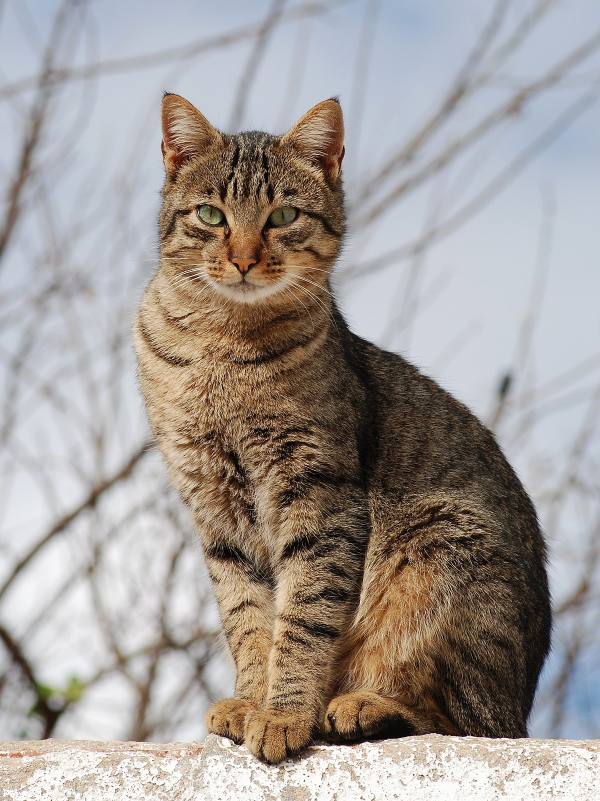
#> input picture examplephotos/CAT.jpg, 1200 x 1602 px (shown at 1/2 size)
$ python main.py
#> lines starting #> are read from the running program, lines starting #| are printed output that depends on the picture
### imagetogray.py
from PIL import Image
def comandlineprogram():
    try:
        a = Image.open(input("Image rout and name: "))
#> the answer given: examplephotos/CAT.jpg
#> a is the input picture: PIL image 1200x1602 RGB; mean R, G, B 161.7, 154.8, 150.5
        uv =a.size[1]
#> uv = 1602
        av =a.size[0]
#> av = 1200
        new_image = a.resize((int(av),int(uv))).convert("L")
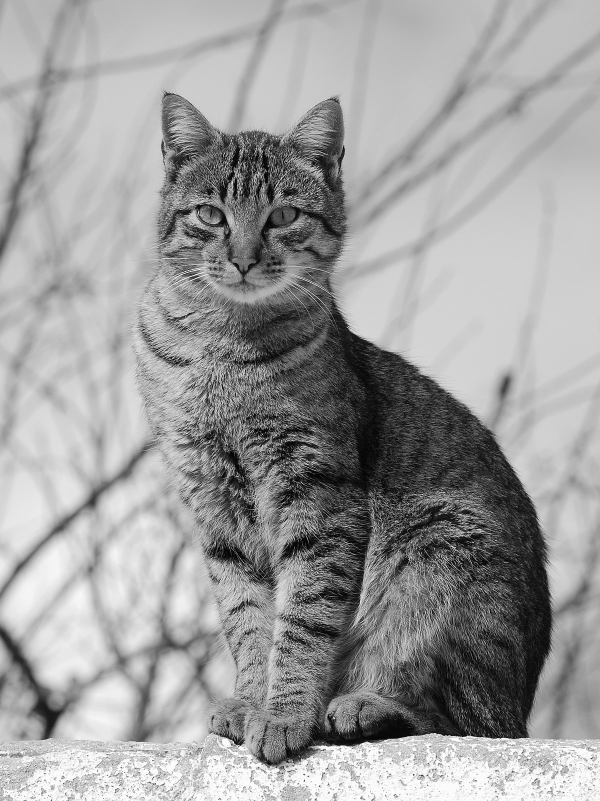
#> new_image: PIL image 1200x1602 L (shown at 1/2 size); min 0, max 255, mean 156.4
        for i in range(new_image.size[0]):
            for j in range(new_image.size[1]):
                gray = new_image.getpixel((i,j))
                if gray > 205:
                    new_image.putpixel((i,j),255)
                elif gray > 155:
                    new_image.putpixel((i,j),180)
                elif gray > 105:
                    new_image.putpixel((i,j),105)
                elif gray > 55:
                    new_image.putpixel((i,j),80)
                else:
                    new_image.putpixel((i,j),30)
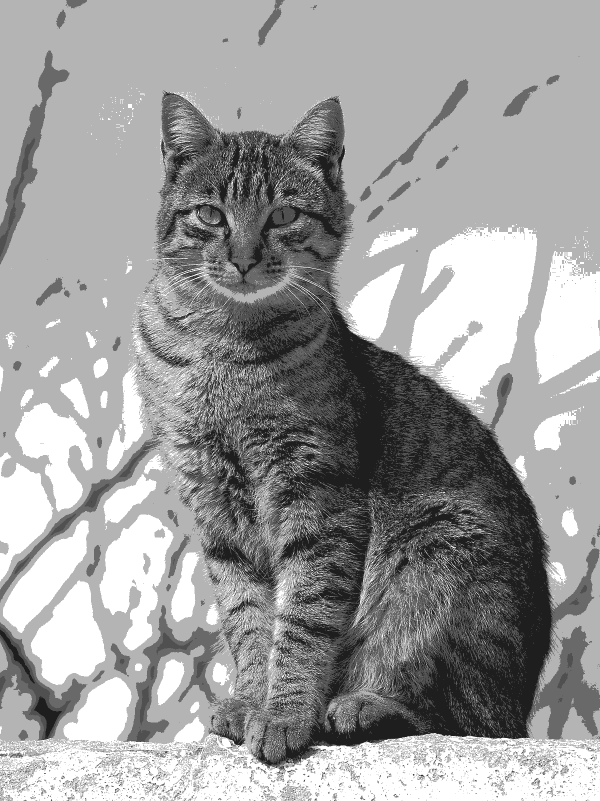
#> new_image: PIL image 1200x1602 L (shown at 1/2 size); min 30, max 255, mean 156.1
        new_image.save('alahuakbar.jpg')
        new_image.putpixel((i,j),230)
    except FileNotFoundError:
        print("File not found")

### main.py
import imagetogray
if __name__ == "__main__":
    imagetogray.comandlineprogram()

$ run again, on examplephotos/pangolin.jfif
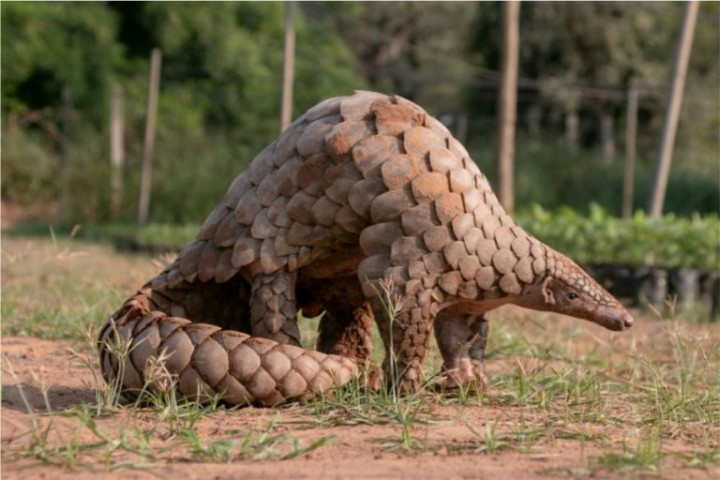
#> input picture examplephotos/pangolin.jfif, 720 x 480 px
#> in comandlineprogram, a is the input picture: PIL image 720x480 RGB; mean R, G, B 113.9, 99, 73.4
#> in comandlineprogram, `new_image = a.resize((int(av),int(uv))).convert("L")`:
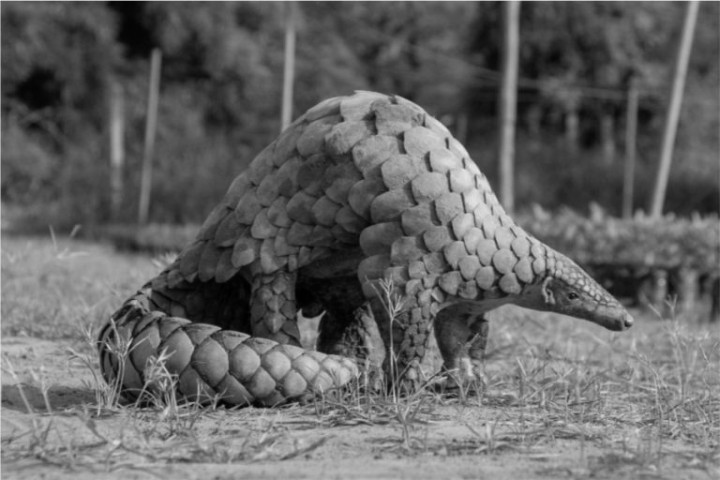
#> new_image: PIL image 720x480 L; min 0, max 234, mean 100.6
#> after the loop in comandlineprogram, `for i in range(new_image.size[0]):`:
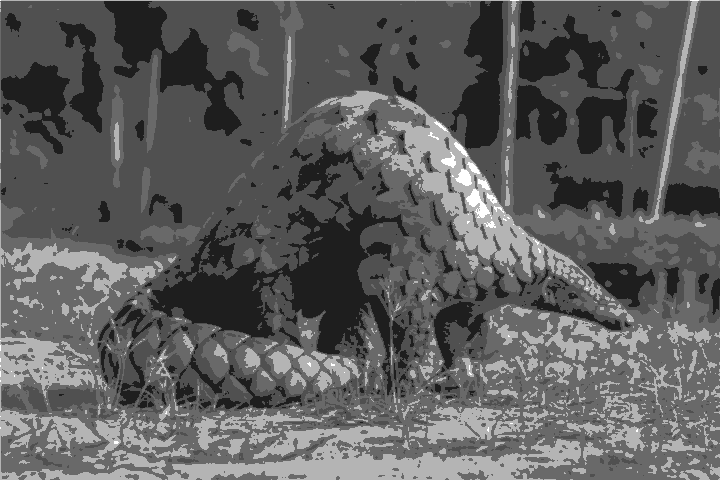
#> new_image: PIL image 720x480 L; min 30, max 255, mean 93.9
